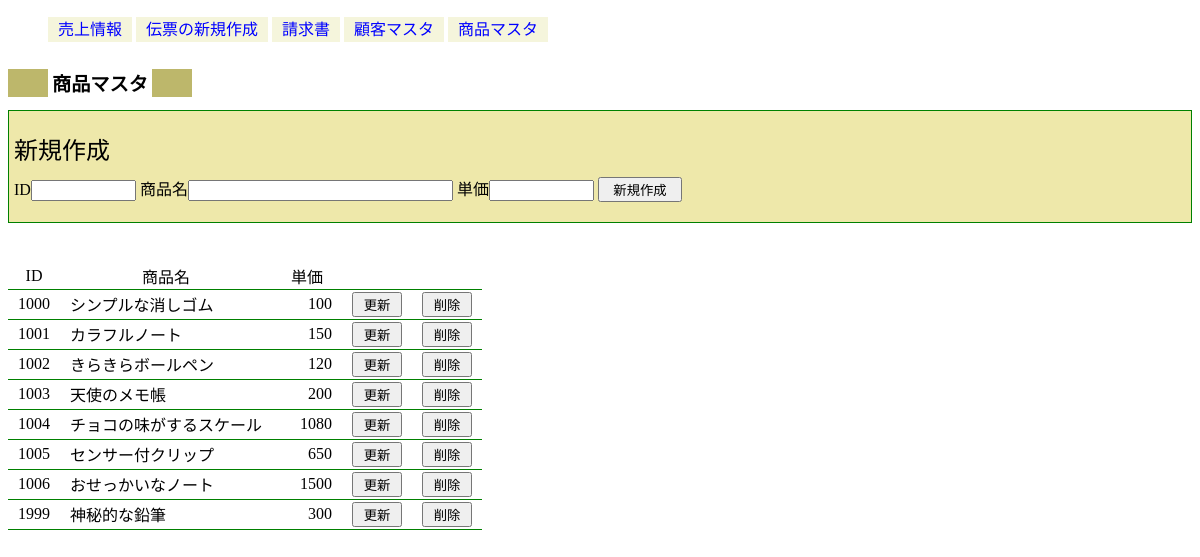
/Chapter7/goods.php, run on an earlier commit of the app's database.
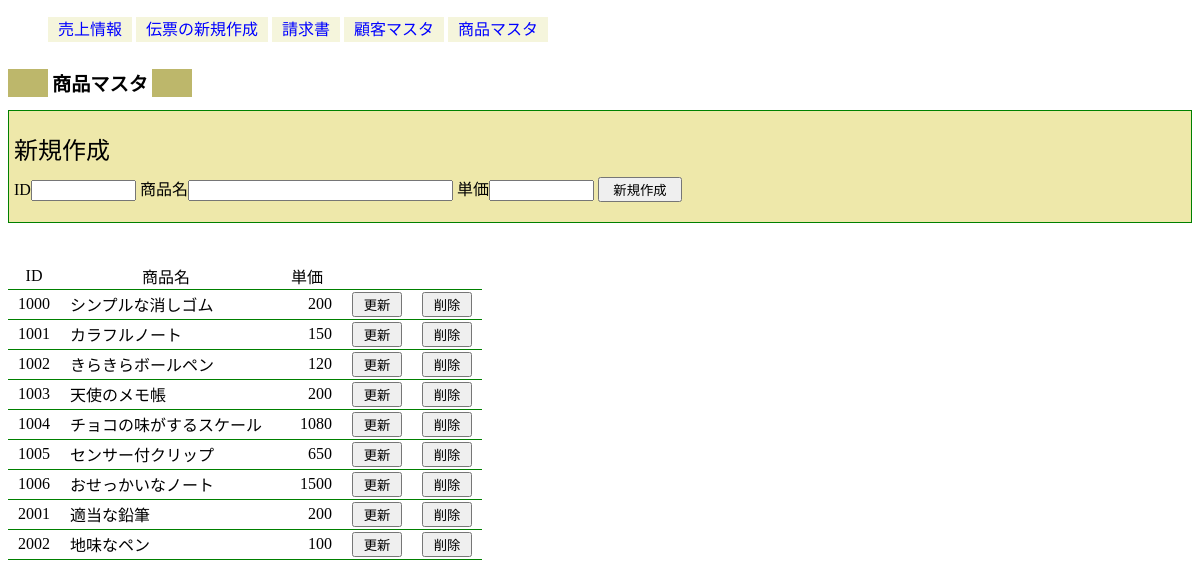
And on a later commit of the database.
### tables this page shows
CREATE TABLE IF NOT EXISTS `goods` (
  `GoodsID` varchar(4) NOT NULL,
  `GoodsName` varchar(20) NOT NULL,
  `Price` int(11) NOT NULL
);

### Chapter7/class_folder/db.php (called while the page is built)
<?php
class DB{
	private $USER = 'root';
	private $PW = 'yoshi01';
	private $dns = "mysql:dbname=salesmanagement;host=localhost;charset=utf8";
	private function Connectdb(){
		try{
			$pdo = new PDO($this->dns,$this->USER,$this->PW);
			return $pdo;
		}catch(Exception $e){
			return false;
		}
	}
	protected function executeSQL($sql,$array){
		try{
			if(!$pdo = $this->Connectdb()){
				return false;
			}
			$stmt = $pdo->prepare($sql);
			$stmt->execute($array);
			return $stmt;
		}catch(Exception $e){
			return false;
		}
	}
}
?>

### Chapter7/class_folder/DBGoods.php (the view, shortened to what this page needs)
<?php
require_once('db.php');
class DBGoods extends DB{
	public function SelectGoodsAll(){
		$sql = "SELECT * FROM goods";
		$res = parent::executeSQL($sql,null);
		$data = "<table class='recordlist' id='goodsTable'>";
		$data .= "<tr><th>ID</th><th>商品名</th><th>単価</th><th></th><th></th></tr>\n";
		foreach($rows = $res->fetchAll(PDO::FETCH_NUM) as $row){
			$data .= "<tr>";
			for($i=0; $i<count($row); $i++){
				$data .= "<td>{$row[$i]}</td>";
			}
			$data .= <<<eof
			<td><form method='post' action=''>
			<input type='hidden' name='id' value='{$row[0]}'>
			<input type='submit' name='update' value=' 更新 '>
			</form></td>
eof;
			$data .= <<<eof
			<td><form method='post' action=''>
			<input type='hidden' name='id' id='Deleteid' value='{$row[0]}'>
			<input type='submit' name='delete' id='delete' value=' 削除 '
			 onClick='return CheckDelete()'>
			</form></td>
eof;
			$data .= "</tr>\n";
		}
		$data .= "</table>\n";
		return $data;
	}
}
?>

What changed in the data, as far as the page shows it:
removed goods: GoodsID "1999", GoodsName "神秘的な鉛筆", Price "300"
added goods: GoodsID "2001", GoodsName "適当な鉛筆", Price "200"
added goods: GoodsID "2002", GoodsName "地味なペン", Price "100"
Also different on the page:
new list line: "200"
list line gone: "100"
